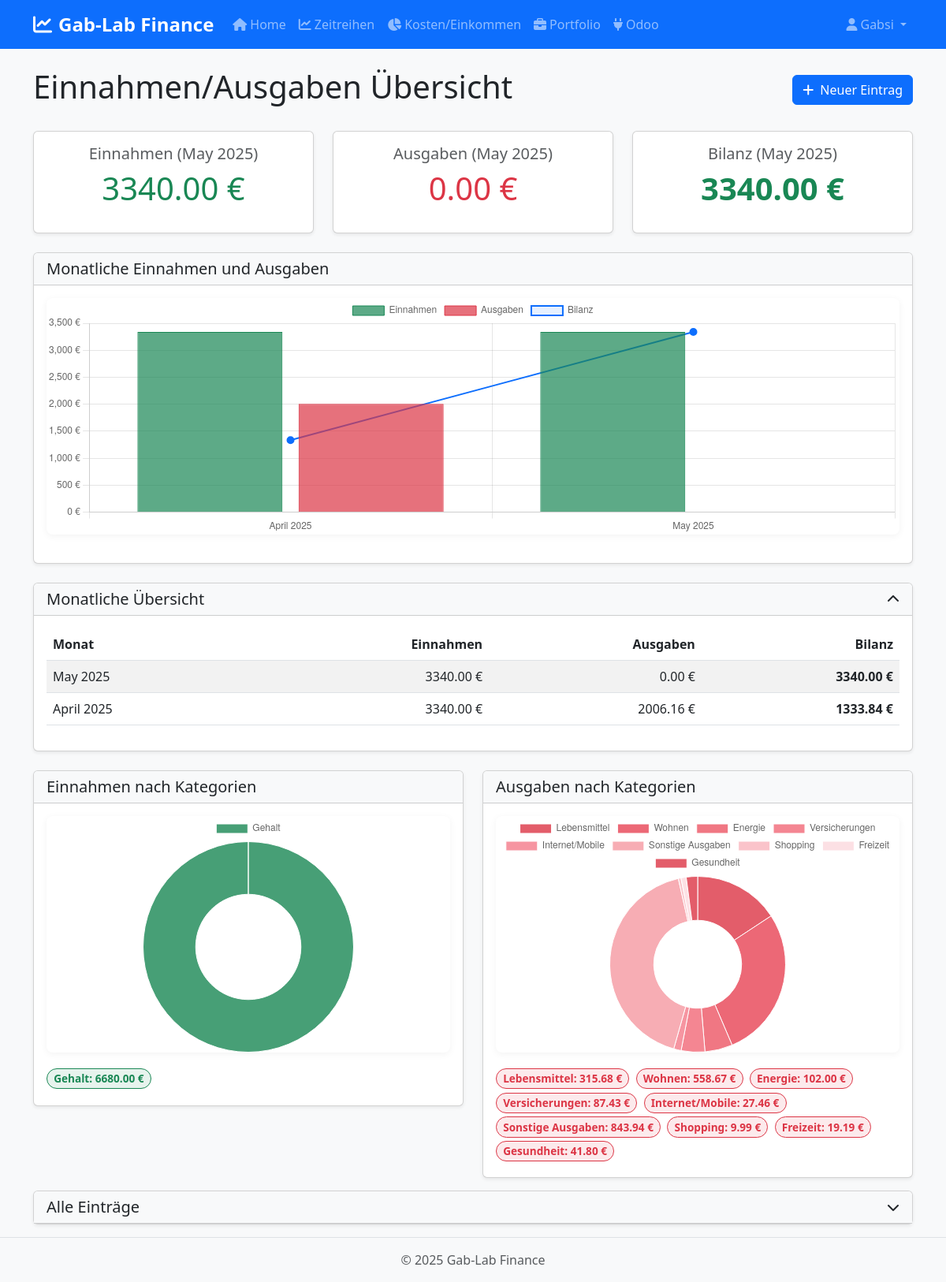
Page /costincome/ (signed in) on the earlier database version.
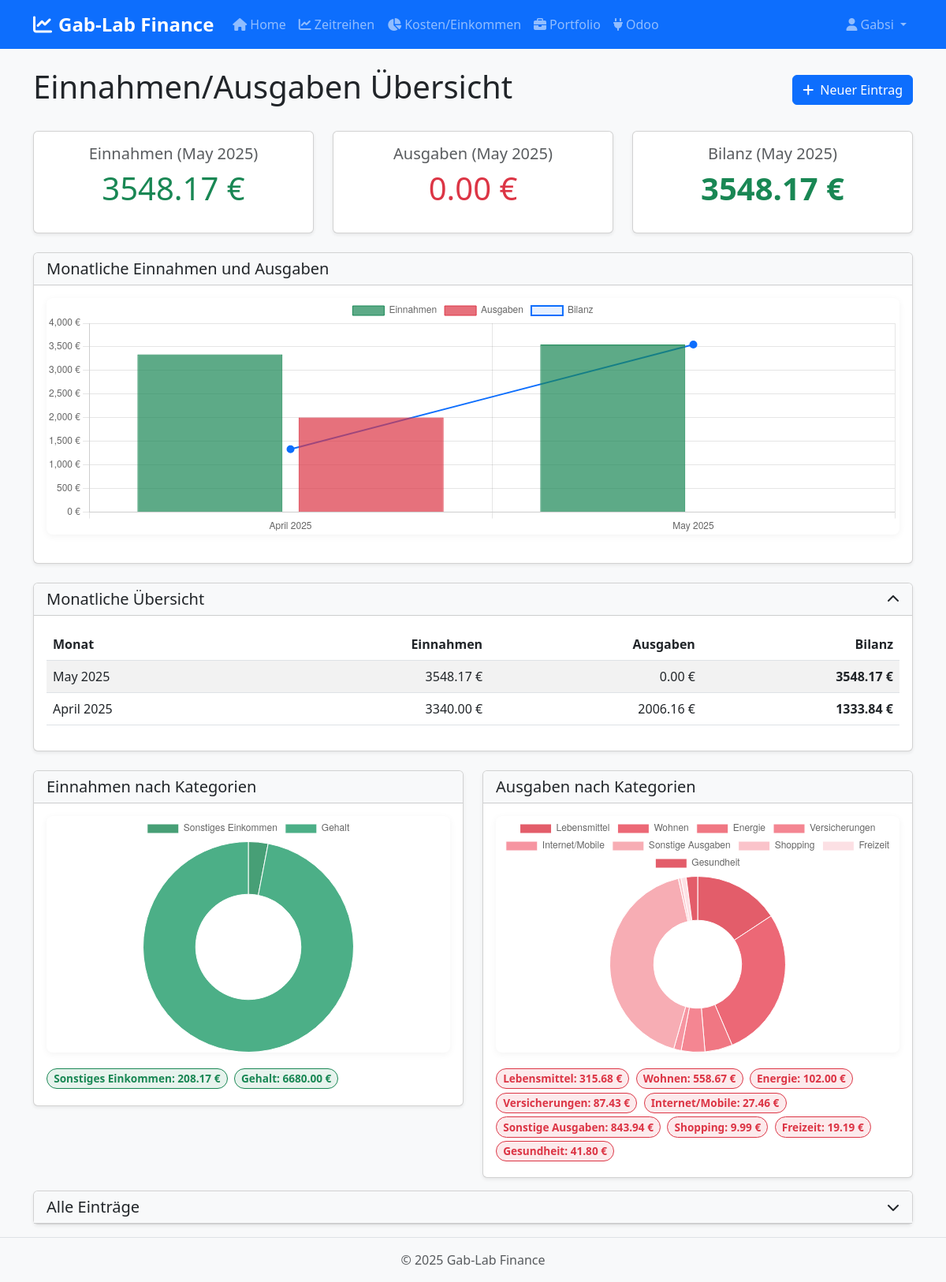
Same page on the later database version.
### app/models.py (models this page shows, shortened)
class User(UserMixin, db.Model):
    id = db.Column(db.Integer, primary_key=True)
    username = db.Column(db.String(64), index=True, unique=True)
    email = db.Column(db.String(120), index=True, unique=True)
    password_hash = db.Column(db.String(128))
    created_at = db.Column(db.DateTime, default=datetime.utcnow)
    portfolio_data = db.relationship('PortfolioData', backref='user', lazy='dynamic')
    cost_income_entries = db.relationship('CostIncomeEntry', backref='user', lazy='dynamic')

class CostIncomeEntry(db.Model):
    id = db.Column(db.Integer, primary_key=True)
    user_id = db.Column(db.Integer, db.ForeignKey('user.id'))
    date = db.Column(db.Date)
    type = db.Column(db.String(10))  # 'income' or 'outcome'
    amount = db.Column(db.Float)
    category = db.Column(db.String(64))
    description = db.Column(db.String(256))
    created_at = db.Column(db.DateTime, default=datetime.utcnow)

### app/modules/costincome/routes.py (the view)
@bp.route('/')
@login_required
def index():
    try:
        entries = CostIncomeEntry.query.filter_by(user_id=current_user.id).order_by(CostIncomeEntry.date.desc()).all()
        current_month = datetime.now().month
        current_year = datetime.now().year
        entries_list = [
            {
                'id': entry.id,
                'date': entry.date.strftime('%Y-%m-%d'),
                'type': entry.type,
                'amount': entry.amount,
                'category': entry.category,
                'description': entry.description,
                'month': entry.date.month,
                'year': entry.date.year,
                'is_current_month': (entry.date.month == current_month and entry.date.year == current_year)
            } for entry in entries
        ]
        income_total_all = sum(entry.amount for entry in entries if entry.type == 'income')
        outcome_total_all = sum(entry.amount for entry in entries if entry.type == 'outcome')
        balance_all = income_total_all - outcome_total_all
        income_total_current = sum(entry.amount for entry in entries
                           if entry.type == 'income'
                           and entry.date.month == current_month
                           and entry.date.year == current_year)
        outcome_total_current = sum(entry.amount for entry in entries
                             if entry.type == 'outcome'
                             and entry.date.month == current_month
                             and entry.date.year == current_year)
        balance_current = income_total_current - outcome_total_current
        current_month_name = datetime.now().strftime('%B %Y')
        monthly_stats = []
        monthly_stats_chrono = []
        if entries:
            df = pd.DataFrame(entries_list)
            try:
                df['date'] = pd.to_datetime(df['date'])
                df['month'] = df['date'].dt.strftime('%Y-%m')
                monthly_data = {}
                for _, row in df.iterrows():
                    month_key = row['month']
                    if month_key not in monthly_data:
                        monthly_data[month_key] = {'income': 0, 'outcome': 0}
                    if row['type'] == 'income':
                        monthly_data[month_key]['income'] += row['amount']
                    elif row['type'] == 'outcome':
                        monthly_data[month_key]['outcome'] += row['amount']
                for month_key, data in monthly_data.items():
                    month_income = data['income']
                    month_outcome = data['outcome']
                    month_balance = month_income - month_outcome
                    date_obj = datetime.strptime(month_key, '%Y-%m')
                    month_name = date_obj.strftime('%B %Y')
                    stats_obj = {
                        'month': month_name,
                        'month_key': month_key,
                        'income': month_income,
                        'outcome': month_outcome,
                        'balance': month_balance
                    }
                    monthly_stats.append(stats_obj)
                monthly_stats = sorted(monthly_stats,
                                      key=lambda x: x['month_key'],
                                      reverse=True)
                monthly_stats_chrono = sorted([stat.copy() for stat in monthly_stats],
                                            key=lambda x: x['month_key'],
                                            reverse=False)
            except Exception as e:
                print(f"Error processing dates: {e}")
                traceback.print_exc()
        income_by_category = {}
        outcome_by_category = {}
        for entry in entries_list:
            if entry['type'] == 'income':
                if entry['category'] not in income_by_category:
                    income_by_category[entry['category']] = 0
                income_by_category[entry['category']] += entry['amount']
            else:  # outcome
                if entry['category'] not in outcome_by_category:
                    outcome_by_category[entry['category']] = 0
                outcome_by_category[entry['category']] += entry['amount']
        return render_template('costincome/index.html',
                              entries=entries_list,
                              income_total=income_total_current,
                              outcome_total=outcome_total_current,
                              balance=balance_current,
                              income_total_all=income_total_all,
                              outcome_total_all=outcome_total_all,
                              balance_all=balance_all,
                              monthly_stats=monthly_stats,
                              monthly_stats_chrono=monthly_stats_chrono,
                              income_by_category=income_by_category,
                              outcome_by_category=outcome_by_category,
                              current_month_name=current_month_name)
    except Exception as e:
        flash(f'Ein Fehler ist aufgetreten: {str(e)}', 'danger')
        traceback.print_exc()
        return render_template('costincome/index.html',
                              entries=[],
                              income_total=0,
                              outcome_total=0,
                              balance=0,
                              income_total_all=0,
                              outcome_total_all=0,
                              balance_all=0,
                              monthly_stats=[],
                              current_month_name=datetime.now().strftime('%B %Y'))

### app/modules/costincome/templates/costincome/index.html (shortened to what this page needs)
{% extends "base.html" %}
{% block content %}
<div class="d-flex justify-content-between align-items-center mb-4">
    <h1>Einnahmen/Ausgaben Übersicht</h1>
    <a href="{{ url_for('costincome.add') }}" class="btn btn-primary">
        <i class="fas fa-plus me-1"></i> Neuer Eintrag
    </a>
</div>
<div class="row mb-4">
    <div class="col-md-4">
        <div class="card h-100 summary-card shadow-sm">
            <div class="card-body text-center">
                <h5 class="card-title text-muted">Einnahmen (<span id="current-month-name">{{ current_month_name }}</span>)</h5>
                <p class="display-6 income" id="income-total">{{ "%.2f"|format(income_total) }} €</p>
            </div>
        </div>
    </div>
    <div class="col-md-4">
        <div class="card h-100 summary-card shadow-sm">
            <div class="card-body text-center">
                <h5 class="card-title text-muted">Ausgaben (<span id="current-month-name-2">{{ current_month_name }}</span>)</h5>
                <p class="display-6 outcome" id="outcome-total">{{ "%.2f"|format(outcome_total) }} €</p>
            </div>
        </div>
    </div>
    <div class="col-md-4">
        <div class="card h-100 summary-card shadow-sm">
            <div class="card-body text-center">
                <h5 class="card-title text-muted">Bilanz (<span id="current-month-name-3">{{ current_month_name }}</span>)</h5>
                <p class="display-6" id="balance">
                    <span class="{% if balance >= 0 %}balance-positive{% else %}balance-negative{% endif %}" id="balance-amount">
                        {{ "%.2f"|format(balance) }} €
                    </span>
                </p>
            </div>
        </div>
    </div>
</div>
<div class="card mb-4 shadow-sm">
    <div class="card-header bg-light">
        <h5 class="mb-0">Monatliche Einnahmen und Ausgaben</h5>
    </div>
    <div class="card-body">
        {% if monthly_stats %}
        <div class="chart-container">
            <canvas id="monthlyChart"></canvas>
        </div>
        {% else %}
        <p class="text-center text-muted my-3">Keine Daten für die Grafik vorhanden</p>
        {% endif %}
    </div>
</div>
<div class="card mb-4 shadow-sm collapsible-card">
    <div class="card-header bg-light card-header-clickable" data-bs-toggle="collapse" data-bs-target="#monthlyStatsCollapse" aria-expanded="true">
        <div class="d-flex justify-content-between align-items-center">
            <h5 class="mb-0">Monatliche Übersicht</h5>
            <i class="fas fa-chevron-down"></i>
        </div>
    </div>
    <div class="collapse show" id="monthlyStatsCollapse">
        <div class="card-body">
            {% if monthly_stats %}
            <div class="table-responsive">
                <table class="table table-striped table-hover">
                    <thead>
                        <tr>
                            <th>Monat</th>
                            <th class="text-end">Einnahmen</th>
                            <th class="text-end">Ausgaben</th>
                            <th class="text-end">Bilanz</th>
                        </tr>
                    </thead>
                    <tbody id="monthly-stats-tbody">
                        {% for stat in monthly_stats %}
                        <tr class="month-row" data-month-key="{{ stat.month_key }}">
                            <td>{{ stat.month }}</td>
                            <td class="text-end income">{{ "%.2f"|format(stat.income) }} €</td>
                            <td class="text-end outcome">{{ "%.2f"|format(stat.outcome) }} €</td>
                            <td class="text-end {% if stat.balance >= 0 %}balance-positive{% else %}balance-negative{% endif %}">
                                {{ "%.2f"|format(stat.balance) }} €
                            </td>
                        </tr>
                        {% endfor %}
                    </tbody>
                </table>
            </div>
            {% else %}
            <p class="text-center text-muted my-3">Keine Daten vorhanden</p>
            {% endif %}
        </div>
    </div>
</div>
<div class="row mt-4">
    <div class="col-md-6">
        <div class="card shadow-sm collapsible-card">
            <div class="card-header bg-light card-header-clickable" data-bs-toggle="collapse" data-bs-target="#incomeCategoriesCollapse" aria-expanded="false">
                <div class="d-flex justify-content-between align-items-center">
                    <h5 class="mb-0">Einnahmen nach Kategorien</h5>
                </div>
            </div>
            <div class="collapse" id="incomeCategoriesCollapse">
                <div class="card-body">
                    <div id="income-categories-container">
                        {% if income_by_category %}
                        <div class="chart-container">
                            <canvas id="incomeCategoryChart"></canvas>
                        </div>
                        <div class="mt-3" id="income-category-badges">
                            {% for category, amount in income_by_category.items() %}
                            <span class="badge rounded-pill category-badge category-income">
                                {{ category }}: {{ "%.2f"|format(amount) }} €
                            </span>
                            {% endfor %}
                        </div>
                        {% else %}
                        <p class="text-center text-muted my-3">Keine Einnahmen Kategorien vorhanden</p>
                        {% endif %}
                    </div>
                </div>
            </div>
        </div>
    </div>
    <div class="col-md-6">
        <div class="card shadow-sm collapsible-card">
            <div class="card-header bg-light card-header-clickable" data-bs-toggle="collapse" data-bs-target="#outcomeCategoriesCollapse" aria-expanded="false">
                <div class="d-flex justify-content-between align-items-center">
                    <h5 class="mb-0">Ausgaben nach Kategorien</h5>
                </div>
            </div>
            <div class="collapse" id="outcomeCategoriesCollapse">
                <div class="card-body">
                    <div id="outcome-categories-container">
                        {% if outcome_by_category %}
                        <div class="chart-container">
                            <canvas id="outcomeCategoryChart"></canvas>
                        </div>
                        <div class="mt-3" id="outcome-category-badges">
                            {% for category, amount in outcome_by_category.items() %}
                            <span class="badge rounded-pill category-badge category-outcome">
                                {{ category }}: {{ "%.2f"|format(amount) }} €
                            </span>
                            {% endfor %}
                        </div>
                        {% else %}
                        <p class="text-center text-muted my-3">Keine Ausgaben Kategorien vorhanden</p>
                        {% endif %}
                    </div>
                </div>
            </div>
        </div>
    </div>
</div>
<div class="card shadow-sm collapsible-card">
    <div class="card-header bg-light card-header-clickable" data-bs-toggle="collapse" data-bs-target="#entriesListCollapse" aria-expanded="false">
        <div class="d-flex justify-content-between align-items-center">
            <h5 class="mb-0">Alle Einträge</h5>
            <i class="fas fa-chevron-down"></i>
        </div>
    </div>
</div>
{% endblock %}

### app/templates/navbar.html (shortened to what this page needs)
<nav class="navbar navbar-expand-lg navbar-dark bg-primary">
    <div class="container">
        <a class="navbar-brand" href="{{ url_for('main.home') }}">
            <i class="fas fa-chart-line me-2"></i>Gab-Lab Finance
        </a>
        <div class="collapse navbar-collapse" id="navbarNav">
            <ul class="navbar-nav me-auto">
                <li class="nav-item">
                    <a class="nav-link" href="{{ url_for('main.home') }}">
                        <i class="fas fa-home me-1"></i>Home
                    </a>
                </li>
                {% if current_user.is_authenticated %}
                <li class="nav-item">
                    <a class="nav-link" href="{{ url_for('timeseries.index') }}">
                        <i class="fas fa-chart-line me-1"></i>Zeitreihen
                    </a>
                </li>
                <li class="nav-item">
                    <a class="nav-link" href="{{ url_for('costincome.index') }}">
                        <i class="fas fa-chart-pie me-1"></i>Kosten/Einkommen
                    </a>
                </li>
                <li class="nav-item">
                    <a class="nav-link" href="{{ url_for('portfolio.index') }}">
                        <i class="fas fa-briefcase me-1"></i>Portfolio
                    </a>
                </li>
                <li class="nav-item">
                    <a class="nav-link" href="{{ url_for('odoo.index') }}">
                        <i class="fas fa-plug me-1"></i>Odoo
                    </a>
                </li>
                {% endif %}
            </ul>
            <ul class="navbar-nav">
                {% if current_user.is_authenticated %}
                <li class="nav-item dropdown">
                    <a class="nav-link dropdown-toggle" href="#" id="userDropdown" role="button" data-bs-toggle="dropdown" aria-expanded="false">
                        <i class="fas fa-user me-1"></i>{{ current_user.username }}
                    </a>
                </li>
                {% endif %}
            </ul>
        </div>
    </div>
</nav>

Differences in the rows shown:
added CostIncomeEntry: category "Sonstiges Einkommen", amount "208.17", shown under "Einnahmen nach Kategorien"
Other differences:
{{ "%.2f"|format(income_total) }}: "3340.00" → "3548.17"
{{ "%.2f"|format(balance) }}: "3340.00" → "3548.17"
chart data {{ stat.income|float }}: 3340.0, 3340.0 → 3340.0, 3548.17
chart data {{ stat.balance|float }}: 1333.84, 3340.0 → 1333.84, 3548.17
chart data {{ category }}: Gehalt → Sonstiges Einkommen, Gehalt
chart data {{ amount|float }}: 6680.0 → 208.17, 6680.0
new list line: "May 2025 3548.17 € 0.00 € 3548.17 €"
list line gone: "May 2025 3340.00 € 0.00 € 3340.00 €"
